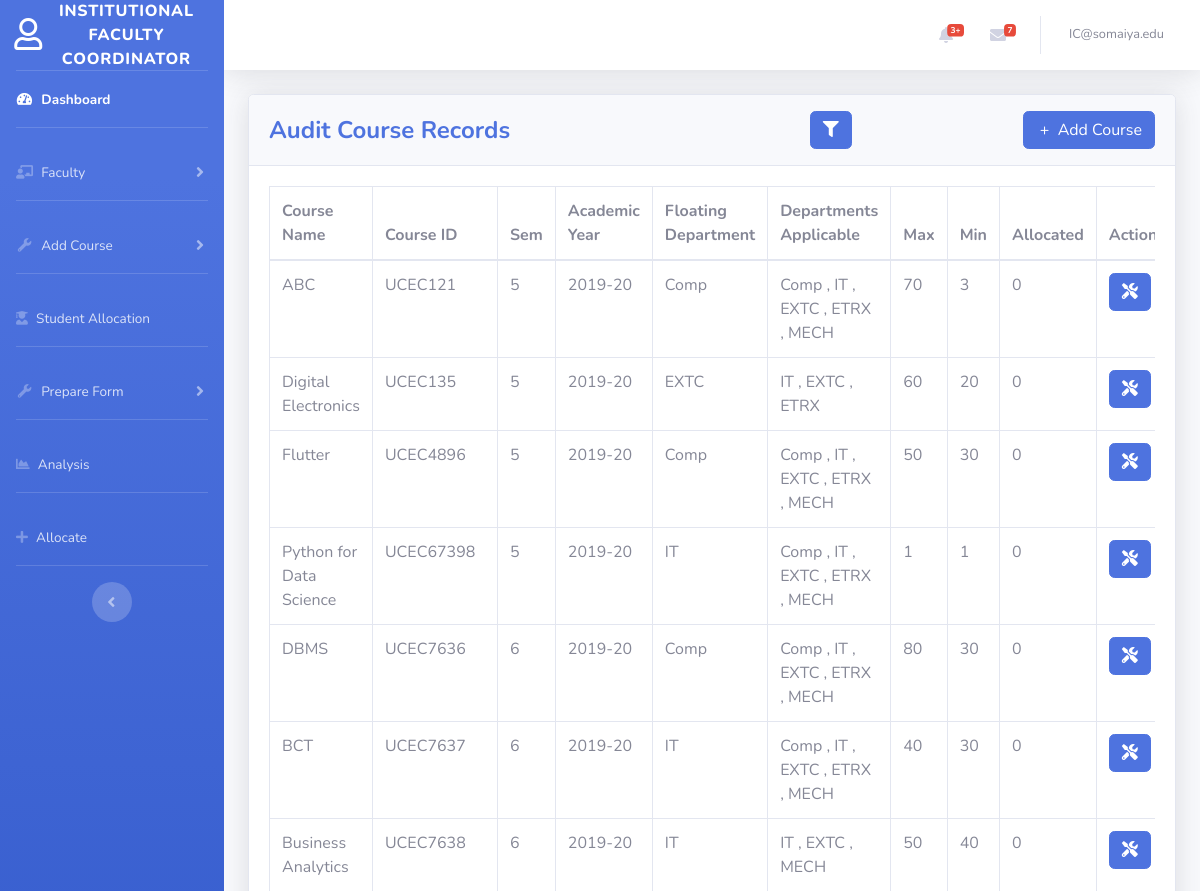
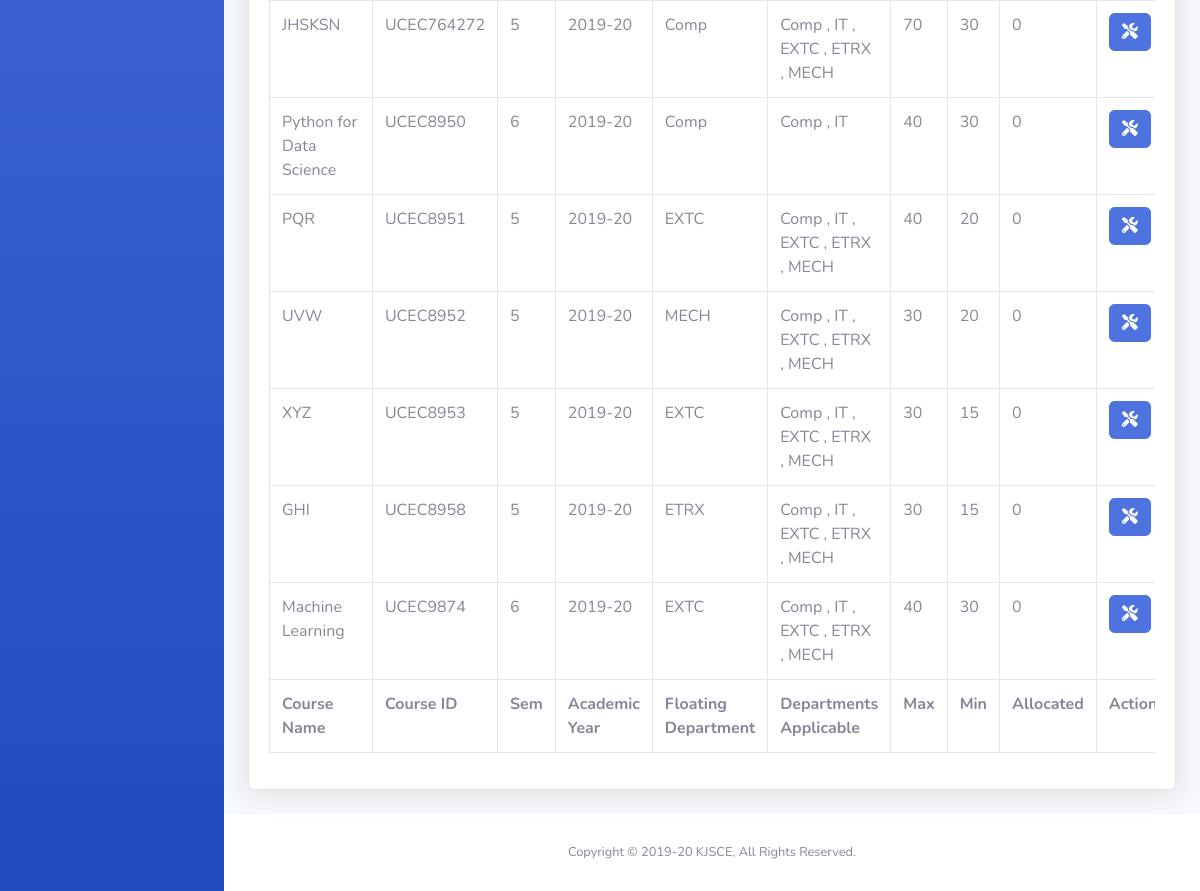
The app's page /institutional_coordinator/addcourse_ac.php (signed in) with its own data (2 pictures, top to bottom).
### tables this page shows
CREATE TABLE `audit_course` (
  `cid` varchar(30) NOT NULL,
  `sem` int(11) NOT NULL,
  `year` varchar(8) NOT NULL,
  `cname` varchar(50) NOT NULL,
  `dept_id` int(11) NOT NULL,
  `min` int(11) NOT NULL,
  `max` int(11) NOT NULL,
  `no_of_allocated` int(11) NOT NULL DEFAULT 0,
  `email_id` varchar(50) NOT NULL,
  `timestamp` varchar(30) NOT NULL
);

CREATE TABLE `department` (
  `dept_id` int(11) NOT NULL,
  `dept_name` varchar(50) NOT NULL
);

### institutional_coordinator/addcourse_ac.php (the view, shortened to what this page needs)
<?php
include('../includes/header.php');
?>
<?php include('../includes/topbar.php'); ?>
<div class="container-fluid">
    <div class="card shadow mb-4">
        <div class="card-header py-3">
            <div class="row align-items-center">
                <div class="col">
                    <h4 class="font-weight-bold text-primary mb-0">Audit Course Records</h4>
                </div>
                <div class="col text-right">
                    <button type="button" class="btn btn-primary" data-toggle="modal" data-target="#exampleModalCenter2">
                        <i class="fas fa-filter"></i>
                    </button>
                </div>
                <div class="col text-right">
                    <button type="button" class="btn btn-primary" name="addcourse" data-toggle="modal" data-target="#exampleModalCenter">
                        <i class="ni ni-fat-add">&nbsp;</i>+ &nbsp;Add Course
                    </button>
                </div>
            </div>
                                <?php
                          include_once('../config.php');
                        ?>
        </div>
        <div class="card-body">
            <div class="table-responsive">
                <table class="table table-bordered" id="dataTable" width="100%" cellspacing="0">
                    <thead>
                        <tr>
                            <th>Course Name</th>
                            <th>Course ID</th>
                            <th>Sem</th>
                            <th>Academic Year</th>
                            <th>Floating Department</th>
                            <th>Departments Applicable</th>
                            <th>Max</th>
                            <th>Min</th>
                            <th>Allocated</th>
                            <th>Action</th>
                        </tr>
                    </thead>
                    <tfoot>
                        <tr>
                            <th>Course Name</th>
                            <th>Course ID</th>
                            <th>Sem</th>
                            <th>Academic Year</th>
                            <th>Floating Department</th>
                            <th>Departments Applicable</th>
                            <th>Max</th>
                            <th>Min</th>
                            <th>Allocated</th>
                            <th>Action</th>
                        </tr>
                    </tfoot>
                    <tbody>
                        <?php
                        $sql3="SELECT * FROM department";
                        $dept_list=array();
                        $result3=mysqli_query($conn,$sql3);
                        while($row=mysqli_fetch_assoc($result3)){
                            array_push($dept_list,$row['dept_id'],$row['dept_name']);
                        }
                        $sql = "SELECT cname,cid,sem,year,dept_name,max,min,no_of_allocated FROM audit_course NATURAL JOIN department";
                        $result = mysqli_query($conn, $sql);
                        if (mysqli_num_rows($result) > 0) {
                            $count = 500;
                            while ($row = mysqli_fetch_assoc($result)) {
                                $checkbox_div="";
                                $cid=$row['cid'];
                                $sem=$row['sem'];
                                $year=$row['year'];
                                $checked_dept=array();
                                $applicable_dept="";
                                $sql2="SELECT dept_id,dept_name FROM audit_course_applicable_dept NATURAL JOIN department WHERE cid='$cid' AND sem='$sem' AND year='$year'";
                                $result2=mysqli_query($conn,$sql2);
                                while($row2=mysqli_fetch_assoc($result2)){
                                    array_push($checked_dept,$row2['dept_id']);
                                    $applicable_dept.=$row2['dept_name']." , ";
                                }
                                $applicable_dept=substr($applicable_dept,0,strlen($applicable_dept)-2);
                                for($i=0;$i<count($dept_list)-1;$i=$i+2){
                                    $checkbox_div.='
                                    <div class="custom-control custom-checkbox custom-control-inline">
                                        <input type="checkbox" class="custom-control-input" id="customCheck'.($i+100*$count).'" name="check_dept[]" value="'.$dept_list[$i].'"';
                                        if(in_array($dept_list[$i],$checked_dept)){
                                            $checkbox_div.=" checked";
                                        }
                                        $checkbox_div.='>
                                        <label class="custom-control-label" for="customCheck'.($i+100*$count).'">'.$dept_list[$i+1].'</label>
                                    </div>
                                    ';
                                }
                                echo '
                                <tr>
                            <td>' . $row['cname'] . '</td>
                            <td>' . $row['cid'] . '</td>
                            <td>' . $row['sem'] . '</td>
                            <td>' . $row['year'] . '</td>
                            <td>' . $row['dept_name'] . '</td>
                            <td>' . $applicable_dept . '</td>
                            <td>' . $row['max'] . '</td>
                            <td>' . $row['min'] . '</td>
                            <td>' . $row['no_of_allocated'] . '</td>
                            <td>
                                <button type="button" class="btn btn-primary icon-btn" data-toggle="modal" data-target="#exampleModalCenter' . $count . '">
                                    <i class="fas fa-tools"></i>
                                </button>
                                <div class="modal fade" id="exampleModalCenter' . $count . '" tabindex="-1" role="dialog" aria-labelledby="exampleModalCenterTitle1" aria-hidden="true">
                                                        ' . $count . '' . $count . '
                                                        <a class="nav-item nav-link" id="nav-update-tab" data-toggle="tab" href="#nav-update' . $count . '" role="tab" aria-controls="nav-update' . $count . '" aria-selected="false">Update</a>
                                                    <div class="tab-pane fade show active" id="nav-delete' . $count . '" role="tabpanel" aria-labelledby="nav-delete-tab">
                                                                <input type="hidden" name="cid" value="' . $row['cid'] . '">
                                                                <input type="hidden" name="sem" value="' . $row['sem'] . '">
                                                                <input type="hidden" name="year" value="' . $row['year'] . '">
                                                    </div>
                                                    <div class="tab-pane fade" id="nav-update' . $count . '" role="tabpanel" aria-labelledby="nav-update-tab">
                                                                    <input type="text" class="form-control" required="required" placeholder="New Course Name" name="coursename" value="' . $row['cname'] . '">
                                                                    <input type="text" class="form-control" required="required" placeholder="00000" name="courseidnew" value="' . $row['cid'] . '">
                                                                    <input type="hidden" class="form-control"  placeholder="00000" name="courseidold" value="' . $row['cid'] . '">
                                                                    <input type="text" class="form-control" required="required" placeholder="Semester" name="semnew" value="' . $row['sem'] . '">
                                                                    <input type="hidden" class="form-control" placeholder="Semester" name="semold" value="' . $row['sem'] . '">
                                                                    <input type="text" class="form-control"  name="year" disabled placeholder="year" value="' . $row['year'] . '">
                                                                    <input type="hidden" class="form-control"  name="year" placeholder="year" value="' . $row['year'] . '">
                                                                    <input type="number" class="form-control" required="required" name="max" placeholder="120" value="' . $row['max'] . '">
                                                                    <input type="number" class="form-control" required="required" name="min" placeholder="1" value="' . $row['min'] . '">
                                                            '.$checkbox_div.'
                                                    </div>
                                </div>
                            </td>
                        </tr>';
                                $count++;
                            }
                        }
                        ?>
                    </tbody>
                </table>
            </div>
        </div>
    </div>
</div>
<?php include('../includes/footer.php');
include('../includes/scripts.php');
?>

### records on screen
audit_course: cname "ABC", cid "UCEC121", sem "5", year "2019-20", dept.dept_name "Comp", applicable_dept "Comp , IT , EXTC , ETRX , MECH", max "70", min "3", no_of_allocated "0"
audit_course: cname "Digital Electronics", cid "UCEC135", sem "5", year "2019-20", dept.dept_name "EXTC", applicable_dept "IT , EXTC , ETRX", max "60", min "20", no_of_allocated "0"
audit_course: cname "Flutter", cid "UCEC4896", sem "5", year "2019-20", dept.dept_name "Comp", applicable_dept "Comp , IT , EXTC , ETRX , MECH", max "50", min "30", no_of_allocated "0"
audit_course: cname "Python for Data Science", cid "UCEC67398", sem "5", year "2019-20", dept.dept_name "IT", applicable_dept "Comp , IT , EXTC , ETRX , MECH", max "1", min "1", no_of_allocated "0"
audit_course: cname "DBMS", cid "UCEC7636", sem "6", year "2019-20", dept.dept_name "Comp", applicable_dept "Comp , IT , EXTC , ETRX , MECH", max "80", min "30", no_of_allocated "0"
audit_course: cname "BCT", cid "UCEC7637", sem "6", year "2019-20", dept.dept_name "IT", applicable_dept "Comp , IT , EXTC , ETRX , MECH", max "40", min "30", no_of_allocated "0"
audit_course: cname "Business Analytics", cid "UCEC7638", sem "6", year "2019-20", dept.dept_name "IT", applicable_dept "IT , EXTC , MECH", max "50", min "40", no_of_allocated "0"
audit_course: cname "JHSKSN", cid "UCEC764272", sem "5", year "2019-20", dept.dept_name "Comp", applicable_dept "Comp , IT , EXTC , ETRX , MECH", max "70", min "30", no_of_allocated "0"
audit_course: cname "Python for Data Science", cid "UCEC8950", sem "6", year "2019-20", dept.dept_name "Comp", applicable_dept "Comp , IT", max "40", min "30", no_of_allocated "0"
audit_course: cname "PQR", cid "UCEC8951", sem "5", year "2019-20", dept.dept_name "EXTC", applicable_dept "Comp , IT , EXTC , ETRX , MECH", max "40", min "20", no_of_allocated "0"
audit_course: cname "UVW", cid "UCEC8952", sem "5", year "2019-20", dept.dept_name "MECH", applicable_dept "Comp , IT , EXTC , ETRX , MECH", max "30", min "20", no_of_allocated "0"
audit_course: cname "XYZ", cid "UCEC8953", sem "5", year "2019-20", dept.dept_name "EXTC", applicable_dept "Comp , IT , EXTC , ETRX , MECH", max "30", min "15", no_of_allocated "0"
audit_course: cname "GHI", cid "UCEC8958", sem "5", year "2019-20", dept.dept_name "ETRX", applicable_dept "Comp , IT , EXTC , ETRX , MECH", max "30", min "15", no_of_allocated "0"
audit_course: cname "Machine Learning", cid "UCEC9874", sem "6", year "2019-20", dept.dept_name "EXTC", applicable_dept "Comp , IT , EXTC , ETRX , MECH", max "40", min "30", no_of_allocated "0"

### other values on screen
$_SESSION['email'] "IC@somaiya.edu"
